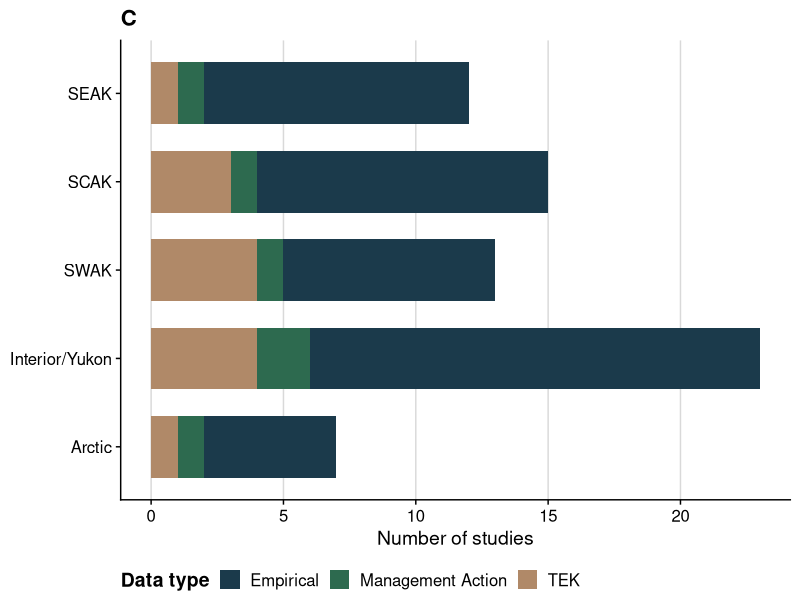
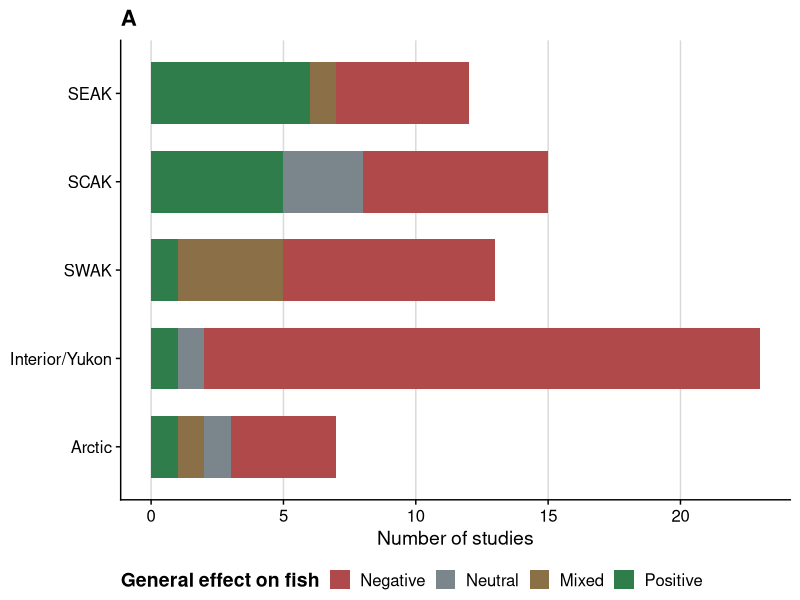
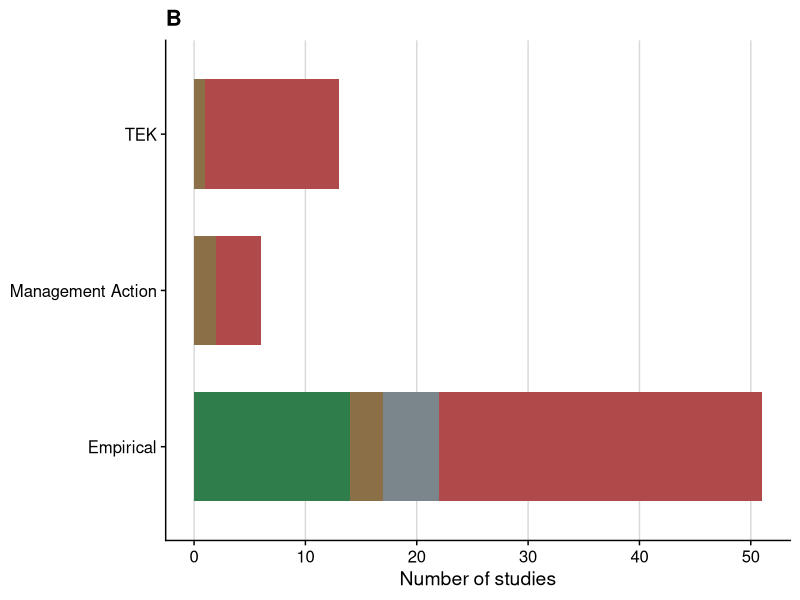
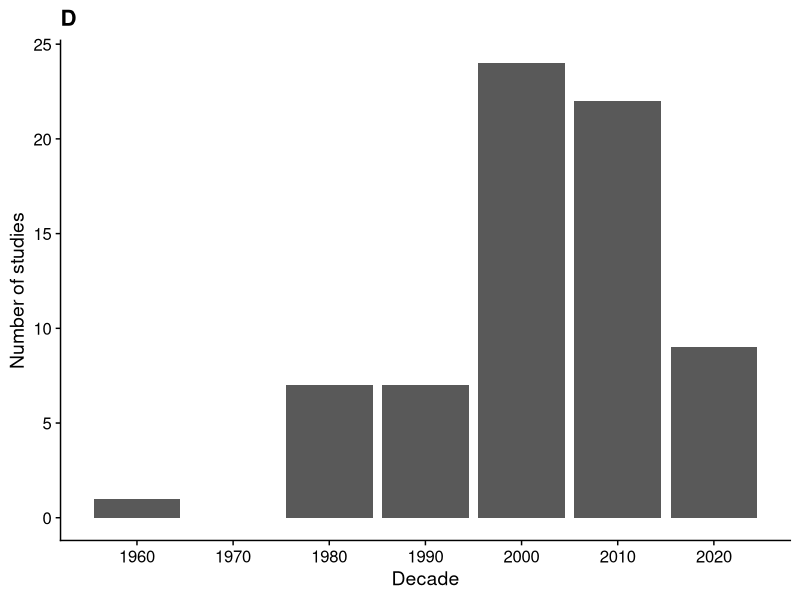
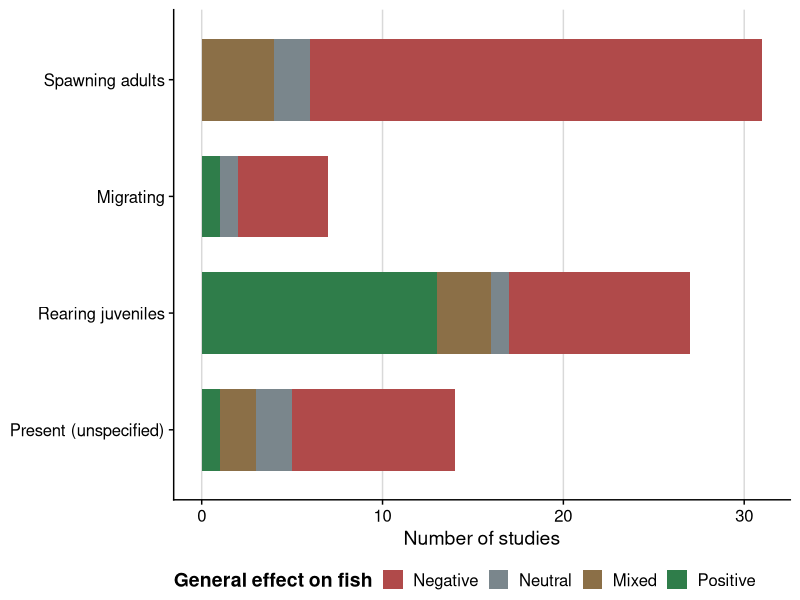
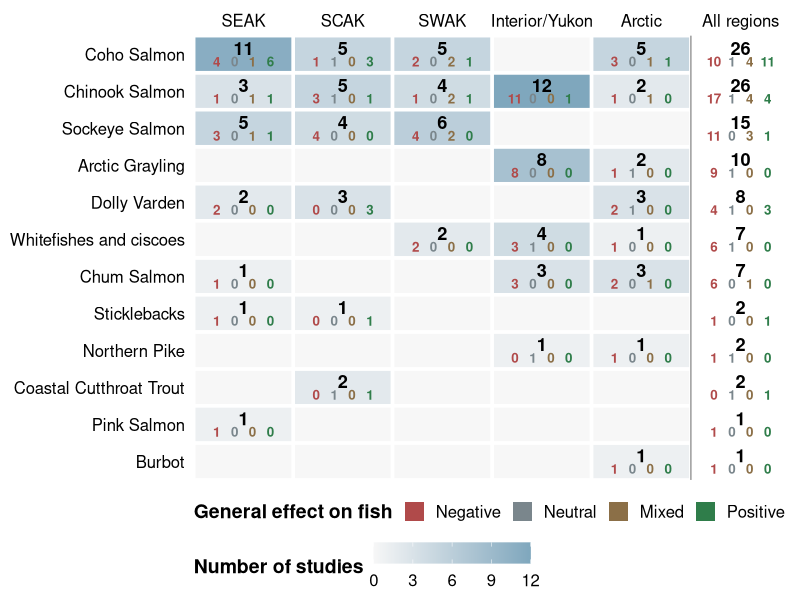
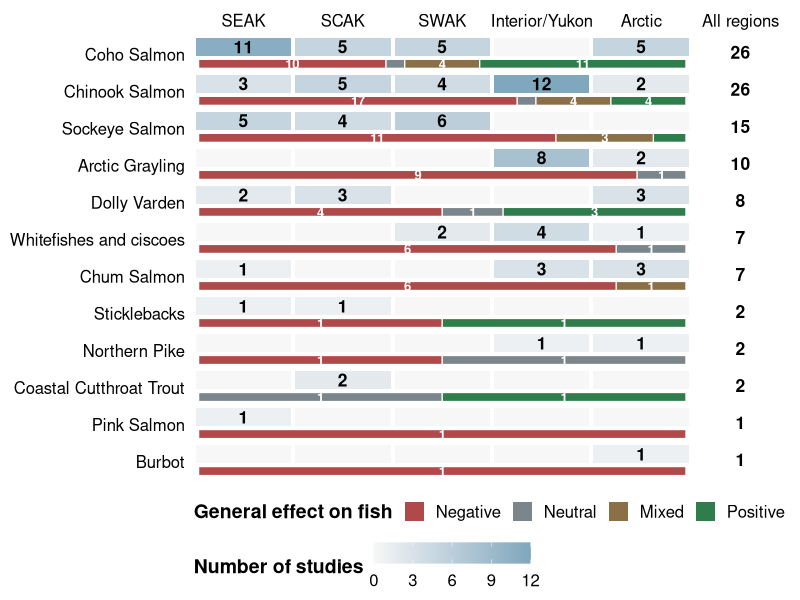
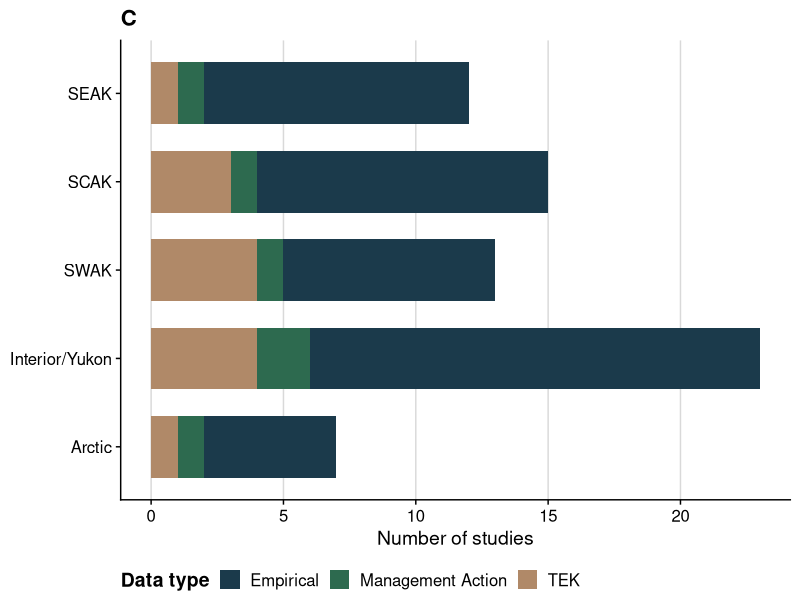

These figures' R source, in order:
################################################################################
#################### Alaska Beaver and Fish Literature Review ##################
################ Authors: Will Samuel (UAF) and Erin Larson (UAA) ##############
################################################################################


library(tidyverse)
library(ggplot2)
library(readxl)
library(cowplot)
library(patchwork)





#Quick data processing

#lit <- read_excel("Annotated bibliography.xlsx")
lit <- read_excel("Annotated bibliography Final.xlsx")
str(lit)



lit_filtered <- lit %>%
  filter(!is.na(Region), !is.na(`Data type`),
         `Include in Map` == "Y")
  
nrow(lit_filtered) #70 articles that directly discuss beaver/fish interactions



lit_filtered$Region <- factor(
  lit_filtered$Region,
  levels = c("Arctic", "Interior/Yukon", "SWAK", "SCAK", "SEAK")
)


lit_filtered <- lit_filtered %>%
  mutate(`General effect on fish` = na_if(`General effect on fish`, "NA"))





# Summary Statisitics -----------------------------------------------------
#Overall
nrow(lit_filtered) #70
sum(lit_filtered$`Article Type` == "Publication", na.rm = TRUE) #20
sum(lit_filtered$`Article Type` == "Agency report", na.rm = TRUE) #33
sum(lit_filtered$`Article Type` == "Thesis/dissertation", na.rm = TRUE) #11
sum(lit_filtered$`Article Type` == "Conference proceeding", na.rm = TRUE) #1
sum(lit_filtered$`Article Type` == "Book", na.rm = TRUE) #0
sum(lit_filtered$`Article Type` %in% c("White paper", "Unpublished data"), na.rm = TRUE) #5

sum(lit_filtered$`Data type` == "Empirical", na.rm = TRUE) #51
sum(lit_filtered$`Data type` == "Management Action", na.rm = TRUE) #6
sum(lit_filtered$`Data type` == "TEK", na.rm = TRUE) #13

sum(lit_filtered$`General effect on fish` == "Positive", na.rm = TRUE) #14
sum(lit_filtered$`General effect on fish` == "Negative", na.rm = TRUE) #45
sum(lit_filtered$`General effect on fish` == "Neutral", na.rm = TRUE) #5
sum(lit_filtered$`General effect on fish` == "Mixed", na.rm = TRUE) #6



#SEAK
sum(lit_filtered$Region == "SEAK", na.rm = TRUE) #12

sum(lit_filtered$`Data type` == "Empirical" & lit_filtered$Region == "SEAK", na.rm = TRUE) #10
sum(lit_filtered$`Data type` == "Management Action" & lit_filtered$Region == "SEAK", na.rm = TRUE) #1
sum(lit_filtered$`Data type` == "TEK" & lit_filtered$Region == "SEAK", na.rm = TRUE) #1


sum(lit_filtered$`Article Type` == "Publication" & lit_filtered$Region == "SEAK", na.rm = TRUE) #5
sum(lit_filtered$`Article Type` == "Agency report" & lit_filtered$Region == "SEAK", na.rm = TRUE) #4
sum(lit_filtered$`Article Type` == "Thesis/dissertation" & lit_filtered$Region == "SEAK", na.rm = TRUE) #1


#SCAK
sum(lit_filtered$Region == "SCAK", na.rm = TRUE) #15

sum(lit_filtered$`Data type` == "Empirical" & lit_filtered$Region == "SCAK", na.rm = TRUE) #11
sum(lit_filtered$`Data type` == "Management Action" & lit_filtered$Region == "SCAK", na.rm = TRUE) #1
sum(lit_filtered$`Data type` == "TEK" & lit_filtered$Region == "SCAK", na.rm = TRUE) #3


#SWAK
sum(lit_filtered$Region == "SWAK", na.rm = TRUE) #13

sum(lit_filtered$`Data type` == "Empirical" & lit_filtered$Region == "SWAK", na.rm = TRUE) #8
sum(lit_filtered$`Data type` == "Management Action" & lit_filtered$Region == "SWAK", na.rm = TRUE) #1
sum(lit_filtered$`Data type` == "TEK" & lit_filtered$Region == "SWAK", na.rm = TRUE) #4


#Interior/Yukon
sum(lit_filtered$Region == "Interior/Yukon", na.rm = TRUE) #23

sum(lit_filtered$`Data type` == "Empirical" & lit_filtered$Region == "Interior/Yukon", na.rm = TRUE) #17
sum(lit_filtered$`Data type` == "Management Action" & lit_filtered$Region == "Interior/Yukon", na.rm = TRUE) #2
sum(lit_filtered$`Data type` == "TEK" & lit_filtered$Region == "Interior/Yukon", na.rm = TRUE) #4


#Arctic

sum(lit_filtered$Region == "Arctic", na.rm = TRUE) #7

sum(lit_filtered$`Data type` == "Empirical" & lit_filtered$Region == "Arctic", na.rm = TRUE) #5
sum(lit_filtered$`Data type` == "Management Action" & lit_filtered$Region == "Arctic", na.rm = TRUE) #1
sum(lit_filtered$`Data type` == "TEK" & lit_filtered$Region == "Arctic", na.rm = TRUE) #1




# Plotting ----------------------------------------------------------------


cols <- c(
  "#1B3A4B",
  "#2A6F97",
  "#61A5C2",
  "#2D6A4F",
  "#74C69D",
  "#B08968",
  "#D9ED92"
)


cols <- c("#1B3A4B", "#2D6A4F", "#B08968")



Regions_plot <- ggplot(lit_filtered, aes(x = Region, fill = `Data type`)) +
  geom_bar(width = 0.7) + #color = "black",
  coord_flip() +
  scale_fill_manual(values = cols) +
  labs(title = "C", x = NULL, y = "Number of studies", fill = "Data type") +
  theme_cowplot() +
  theme(
    legend.position = "bottom",
    legend.title = element_text(face = "bold"),
    axis.text.y = element_text(size = 12),
    axis.text.x = element_text(size = 12),
    panel.grid.major.x = element_line(color = "grey85"),
    panel.grid.major.y = element_blank()
  )
Regions_plot

ggsave("Figures/Regions_plot.jpeg", Regions_plot, 
       width = 7, 
       height = 5, 
       dpi = 300)



cols_effect <- c(
  "Negative" = "#B04A4A",
  "Neutral" = "#7A868C",
  "Mixed" = "#8B6F47",
  "Positive" = "#2F7D4A"
)

effect_order <- c("Negative", "Neutral", "Mixed", "Positive")

lit_filtered2 <- lit_filtered %>%
  mutate(`General effect on fish` = factor(`General effect on fish`, levels = effect_order))





effects_plot <- ggplot(lit_filtered2, aes(x = Region, fill = `General effect on fish`)) +
  geom_bar(
    data = dplyr::filter(lit_filtered2, !is.na(`General effect on fish`)),
    width = 0.7
  ) +
  coord_flip() +
  scale_fill_manual(
    values = cols_effect,
    limits = effect_order,
    breaks = effect_order
  ) +
  labs(title = "A", x = NULL, y = "Number of studies", fill = "General effect on fish") +
  theme_cowplot() +
  theme(
    legend.position = "bottom",
    legend.title = element_text(face = "bold"),
    axis.text.y = element_text(size = 12),
    axis.text.x = element_text(size = 12),
    panel.grid.major.x = element_line(color = "grey85"),
    panel.grid.major.y = element_blank()
  )

effects_plot

ggsave("Figures/effects_plot.jpeg", effects_plot, 
       width = 8, 
       height = 6, 
       dpi = 300)




datatype_plot <- ggplot(lit_filtered2, aes(x = `Data type`, fill = `General effect on fish`)) +
  geom_bar(
    data = dplyr::filter(lit_filtered2, !is.na(`General effect on fish`)),
    width = 0.7
  ) +
  coord_flip() +
  scale_fill_manual(
    values = cols_effect,
    limits = effect_order,
    breaks = effect_order
  ) +
  labs(title = "B", x = NULL, y = "Number of studies", fill = "General effect on fish") +
  theme_cowplot() +
  theme(
    legend.position = "none",
    legend.title = element_text(face = "bold"),
    axis.text.y = element_text(size = 12),
    axis.text.x = element_text(size = 12),
    panel.grid.major.x = element_line(color = "grey85"),
    panel.grid.major.y = element_blank()
  )

datatype_plot

ggsave("Figures/datatype_plot.jpeg", datatype_plot, 
       width = 8, 
       height = 6, 
       dpi = 300)




pubs_over_time <- lit_filtered %>%
  mutate(
    Year = as.numeric(Year),
    Decade = floor(Year / 10) * 10
  ) %>%
  ggplot(aes(x = Decade)) +
  geom_bar() +
  scale_x_continuous(breaks = seq(1960, 2030, 10)) +
  labs(title = "D", x = "Decade", y = "Number of studies") +
  theme_cowplot()
pubs_over_time

ggsave("Figures/pubs_over_time.jpeg", pubs_over_time, 
       width = 7, 
       height = 5, 
       dpi = 300)



panel <- (effects_plot + datatype_plot)/(Regions_plot + pubs_over_time)

ggsave("Figures/panel.jpeg", panel, 
       width = 12, 
       height = 10, 
       dpi = 300)





# Effects by life stage (standalone figure) -------------------------------
# Documents can involve more than one life stage, so a document is counted once
# for each life stage it involves (bars sum to more than 70). Codes: s = spawning
# adults, r = rearing juveniles, m = migrating (non-spawning movement),
# p = present (life stage not specified). One document has no life stage coded.

lifestage_labels <- c(
  s = "Spawning adults",
  m = "Migrating",
  r = "Rearing juveniles",
  p = "Present (unspecified)"
)

lit_lifestage <- lit_filtered2 %>%
  filter(!is.na(Lifestage), Lifestage != "NA") %>%
  mutate(Lifestage = str_to_lower(Lifestage)) %>%
  separate_rows(Lifestage, sep = ",") %>%
  mutate(Lifestage = str_trim(Lifestage)) %>%
  filter(Lifestage %in% names(lifestage_labels)) %>%
  distinct(`In text citation`, Lifestage, .keep_all = TRUE) %>%
  mutate(Lifestage = factor(lifestage_labels[Lifestage],
                            levels = rev(lifestage_labels)))

# Summary statistics by life stage
lit_lifestage %>%
  count(Lifestage, `General effect on fish`) %>%
  pivot_wider(names_from = `General effect on fish`, values_from = n, values_fill = 0)
# Spawning adults: 25 negative, 2 neutral, 4 mixed, 0 positive (31 documents)
# Rearing juveniles: 10 negative, 1 neutral, 3 mixed, 13 positive (27 documents)

lifestage_plot <- ggplot(lit_lifestage, aes(x = Lifestage, fill = `General effect on fish`)) +
  geom_bar(width = 0.7) +
  coord_flip() +
  scale_fill_manual(
    values = cols_effect,
    limits = effect_order,
    breaks = effect_order
  ) +
  labs(x = NULL, y = "Number of studies", fill = "General effect on fish") +
  theme_cowplot() +
  theme(
    legend.position = "bottom",
    legend.title = element_text(face = "bold"),
    axis.text.y = element_text(size = 12),
    axis.text.x = element_text(size = 12),
    panel.grid.major.x = element_line(color = "grey85"),
    panel.grid.major.y = element_blank()
  )
lifestage_plot

ggsave("Figures/lifestage_plot.jpeg", lifestage_plot,
       width = 8,
       height = 5,
       dpi = 300)




# Species x region evidence map ---------------------------------------------
# Each tile is shaded by the number of documents that discussed a species in a
# region. Labels give the total and, underneath, the number of documents with
# negative, neutral, mixed, and positive effects (same colors as Figure 2).
# A document is counted once for each species it discusses.

species_lookup <- c(
  "Coho" = "Coho Salmon",
  "Chinook" = "Chinook Salmon",
  "King" = "Chinook Salmon",
  "Sockeye" = "Sockeye Salmon",
  "Chum" = "Chum Salmon",
  "Pink" = "Pink Salmon",
  "Arctic Grayling" = "Arctic Grayling",
  "Dolly Varden" = "Dolly Varden",
  "Humpback Whitefish" = "Whitefishes and ciscoes",
  "Broad Whitefish" = "Whitefishes and ciscoes",
  "Least Cisco" = "Whitefishes and ciscoes",
  "Bering Cisco" = "Whitefishes and ciscoes",
  "Sheefish" = "Whitefishes and ciscoes",
  "Northern Pike" = "Northern Pike",
  "Burbot" = "Burbot",
  "Cutthroat Trout" = "Coastal Cutthroat Trout",
  "Stickleback" = "Sticklebacks"
)

lit_species <- lit_filtered2 %>%
  separate_rows(Species, sep = ",") %>%
  mutate(Species = str_trim(Species)) %>%
  filter(Species != "", Species != "NA") %>%
  mutate(Species_group = recode(Species, !!!species_lookup)) %>%
  distinct(`In text citation`, Species_group, .keep_all = TRUE)

# Any species names not in the lookup table show up here (should be empty)
setdiff(unique(lit_species$Species), names(species_lookup))

region_order <- c("SEAK", "SCAK", "SWAK", "Interior/Yukon", "Arctic")

species_counts <- lit_species %>%
  mutate(Region = as.character(Region)) %>%
  bind_rows(mutate(., Region = "All regions")) %>%
  count(Species_group, Region, `General effect on fish`) %>%
  pivot_wider(names_from = `General effect on fish`, values_from = n, values_fill = 0) %>%
  mutate(Total = Negative + Neutral + Mixed + Positive) %>%
  complete(Species_group, Region,
           fill = list(Negative = 0, Neutral = 0, Mixed = 0, Positive = 0, Total = 0)) %>%
  mutate(Region = factor(Region, levels = c(region_order, "All regions")))

species_order <- species_counts %>%
  filter(Region == "All regions") %>%
  arrange(Total) %>%
  pull(Species_group)

species_counts <- species_counts %>%
  mutate(Species_group = factor(Species_group, levels = species_order))

species_counts  # table of totals and effect counts by species and region

# Long format for the colored effect counts under each total
species_effects <- species_counts %>%
  filter(Total > 0) %>%
  pivot_longer(c(Negative, Neutral, Mixed, Positive),
               names_to = "General effect on fish", values_to = "n") %>%
  mutate(`General effect on fish` = factor(`General effect on fish`, levels = effect_order),
         x_offset = c(-0.27, -0.09, 0.09, 0.27)[as.integer(`General effect on fish`)],
         x = as.integer(Region) + x_offset,
         y = as.integer(Species_group) - 0.2)

heat_max <- max(species_counts$Total[species_counts$Region != "All regions"])

species_map <- ggplot() +
  geom_tile(data = filter(species_counts, Region != "All regions"),
            aes(x = as.integer(Region), y = as.integer(Species_group), fill = Total),
            color = "white", linewidth = 1.2) +
  geom_text(data = filter(species_counts, Total > 0),
            aes(x = as.integer(Region), y = as.integer(Species_group) + 0.17, label = Total),
            fontface = "bold", size = 4.6) +
  geom_text(data = species_effects,
            aes(x = x, y = y, label = n, color = `General effect on fish`),
            fontface = "bold", size = 3.4, show.legend = FALSE) +
  # invisible points so the effect colors get a legend matching Figure 2
  geom_point(data = species_effects,
             aes(x = x, y = y, color = `General effect on fish`),
             shape = 15, size = 0, alpha = 0) +
  geom_vline(xintercept = 5.5, color = "grey60") +
  scale_fill_gradient(low = "grey97", high = "#7FA7BD", limits = c(0, heat_max),
                      name = "Number of studies") +
  scale_color_manual(values = cols_effect, limits = effect_order, breaks = effect_order,
                     name = "General effect on fish") +
  scale_x_continuous(breaks = 1:6, labels = c(region_order, "All regions"),
                     position = "top", expand = c(0, 0)) +
  scale_y_continuous(breaks = seq_along(species_order), labels = species_order,
                     expand = c(0, 0)) +
  coord_cartesian(xlim = c(0.5, 6.5), ylim = c(0.5, length(species_order) + 0.5), clip = "off") +
  labs(x = NULL, y = NULL) +
  guides(color = guide_legend(override.aes = list(size = 6, alpha = 1), order = 1),
         fill = guide_colorbar(order = 2, barwidth = unit(4, "cm"))) +
  theme_cowplot() +
  theme(
    legend.position = "bottom",
    legend.box = "vertical",
    legend.box.just = "left",
    legend.title = element_text(face = "bold"),
    axis.text.y = element_text(size = 12),
    axis.text.x = element_text(size = 12),
    axis.line = element_blank(),
    axis.ticks = element_blank()
  )
species_map

ggsave("Figures/species_region_map.jpeg", species_map,
       width = 10,
       height = 9,
       dpi = 300)





# Species x region evidence map, version 2 ---------------------------------
# Same tiles (shaded by number of studies, label = total), with a stacked bar
# under each species row showing the proportion of that species' documents
# (all regions combined) with negative, neutral, mixed, and positive effects.

v2_tiles <- species_counts %>%
  filter(Region != "All regions") %>%
  mutate(x = as.integer(Region),
         y = as.integer(Species_group))

v2_totals <- species_counts %>%
  filter(Region == "All regions") %>%
  mutate(y = as.integer(Species_group))

bar_left <- 0.55   # bar spans the five region columns
bar_right <- 5.45

v2_bars <- v2_totals %>%
  pivot_longer(c(Negative, Neutral, Mixed, Positive),
               names_to = "General effect on fish", values_to = "n") %>%
  mutate(`General effect on fish` = factor(`General effect on fish`, levels = effect_order)) %>%
  arrange(Species_group, `General effect on fish`) %>%
  group_by(Species_group) %>%
  mutate(prop = n / sum(n),
         xmax = bar_left + cumsum(prop) * (bar_right - bar_left),
         xmin = xmax - prop * (bar_right - bar_left)) %>%
  ungroup()

species_map_v2 <- ggplot() +
  geom_rect(data = v2_tiles,
            aes(xmin = x - 0.48, xmax = x + 0.48, ymin = y - 0.05, ymax = y + 0.45, fill = Total),
            color = NA) +
  geom_text(data = filter(v2_tiles, Total > 0),
            aes(x = x, y = y + 0.2, label = Total),
            fontface = "bold", size = 4.4) +
  geom_rect(data = filter(v2_bars, n > 0),
            aes(xmin = xmin, xmax = xmax, ymin = y - 0.38, ymax = y - 0.14,
                color = `General effect on fish`),
            fill = NA, linewidth = 0, show.legend = FALSE) +
  geom_rect(data = filter(v2_bars, n > 0),
            aes(xmin = xmin, xmax = xmax, ymin = y - 0.38, ymax = y - 0.14),
            fill = cols_effect[as.character(filter(v2_bars, n > 0)$`General effect on fish`)],
            color = "white", linewidth = 0.4) +
  geom_text(data = filter(v2_bars, prop >= 0.08),
            aes(x = (xmin + xmax) / 2, y = y - 0.26, label = n),
            color = "white", fontface = "bold", size = 3.3) +
  geom_text(data = v2_totals,
            aes(x = 6, y = y + 0.05, label = Total),
            fontface = "bold", size = 4.4) +
  # invisible points so the effect colors get a legend matching Figure 2
  geom_point(data = v2_bars,
             aes(x = 1, y = 1, color = `General effect on fish`),
             shape = 15, size = 0, alpha = 0) +
  scale_fill_gradient(low = "grey97", high = "#7FA7BD", limits = c(0, heat_max),
                      name = "Number of studies") +
  scale_color_manual(values = cols_effect, limits = effect_order, breaks = effect_order,
                     name = "General effect on fish") +
  scale_x_continuous(breaks = 1:6, labels = c(region_order, "All regions"),
                     position = "top", expand = c(0, 0)) +
  scale_y_continuous(breaks = seq_along(species_order), labels = species_order,
                     expand = c(0, 0)) +
  coord_cartesian(xlim = c(0.5, 6.5), ylim = c(0.5, length(species_order) + 0.5), clip = "off") +
  labs(x = NULL, y = NULL) +
  guides(color = guide_legend(override.aes = list(size = 6, alpha = 1), order = 1),
         fill = guide_colorbar(order = 2, barwidth = unit(4, "cm"))) +
  theme_cowplot() +
  theme(
    legend.position = "bottom",
    legend.box = "vertical",
    legend.box.just = "left",
    legend.title = element_text(face = "bold"),
    axis.text.y = element_text(size = 12),
    axis.text.x = element_text(size = 12),
    axis.line = element_blank(),
    axis.ticks = element_blank()
  )
species_map_v2

ggsave("Figures/species_region_map_v2.jpeg", species_map_v2,
       width = 10,
       height = 10,
       dpi = 300)
